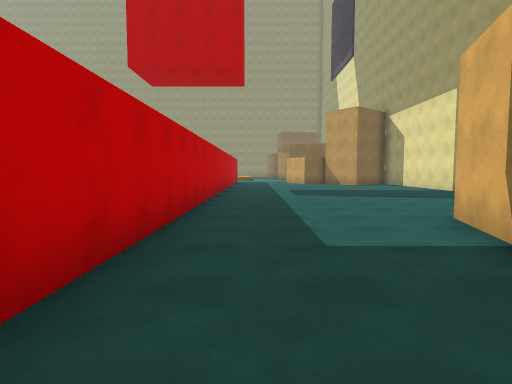
[1] (above)

24 first-person views from a walk through a Unity game level. The camera is 1.5 m above the floor, tilts 4° down and sees 80° across. The floor is counted in squares, 2 m on a side. Each view is taken from the middle of a square. On the plan, view 1 faces up. The plan holds only what a view shows up to about 10 squares ahead; the rest is blank. The place goes on beyond the plan. The player character is not drawn.

[2]
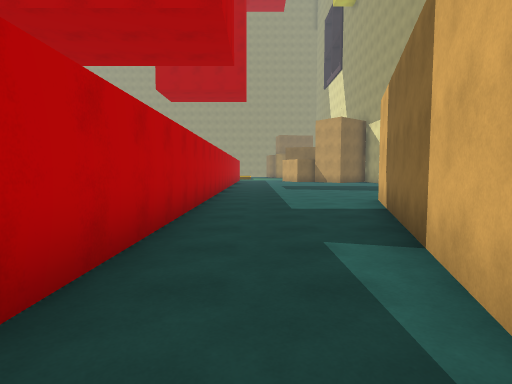

[3]
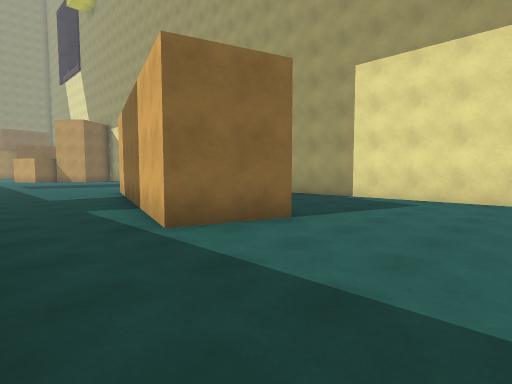

[4]
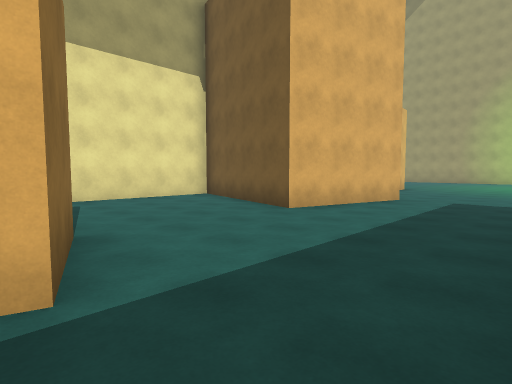

[5]
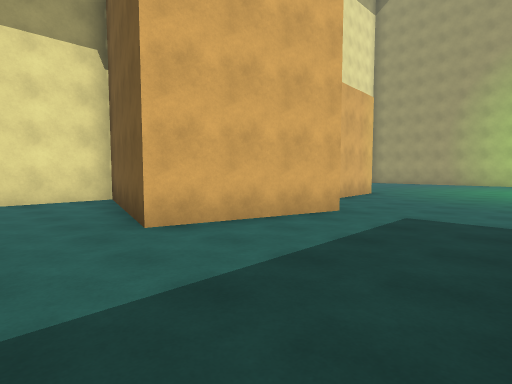

[6]
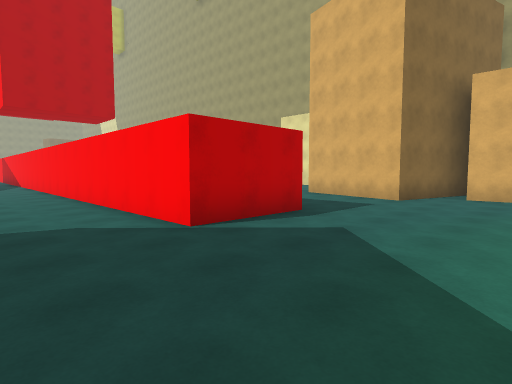

[7]
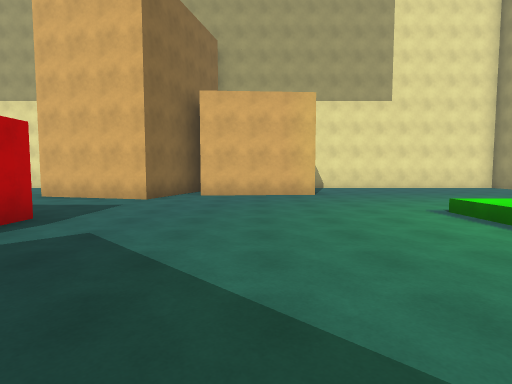

[8]
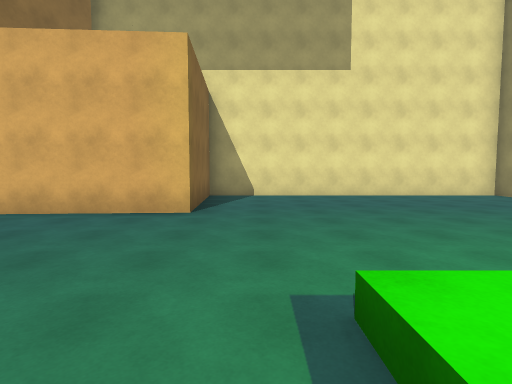

[9]
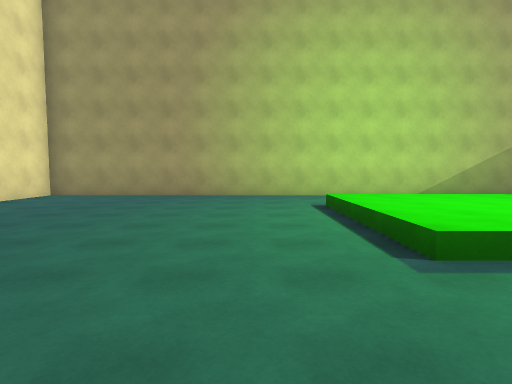

[10]
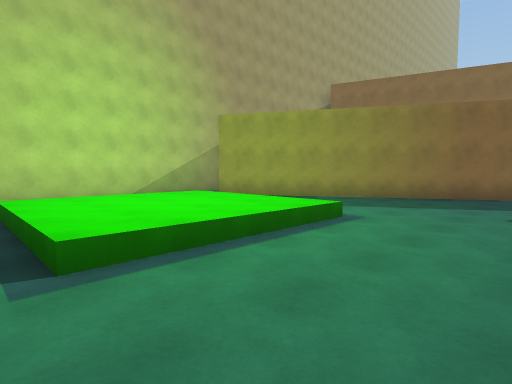

[11]
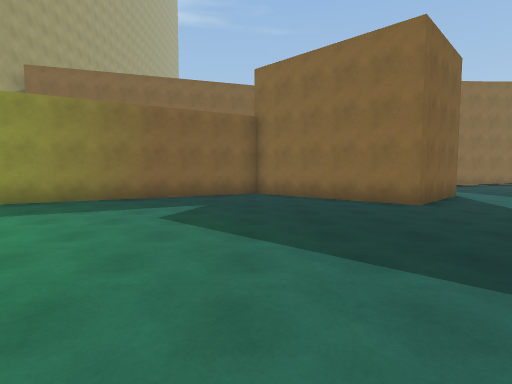

[12]
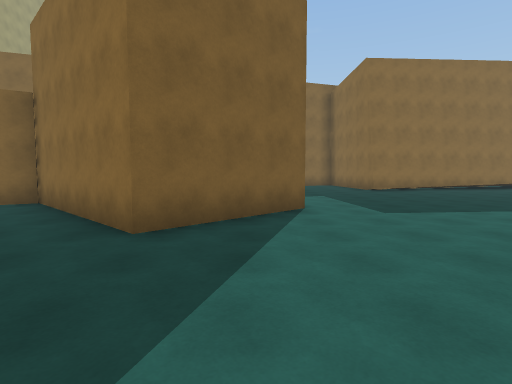

[13]
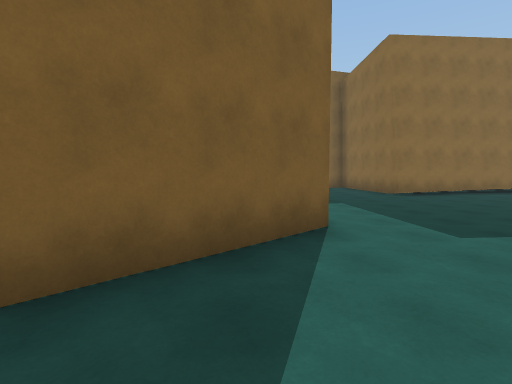

[14]
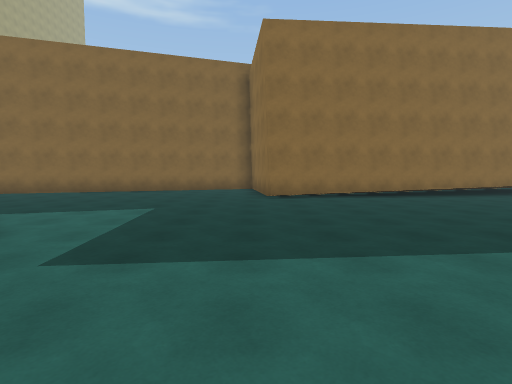

[15]
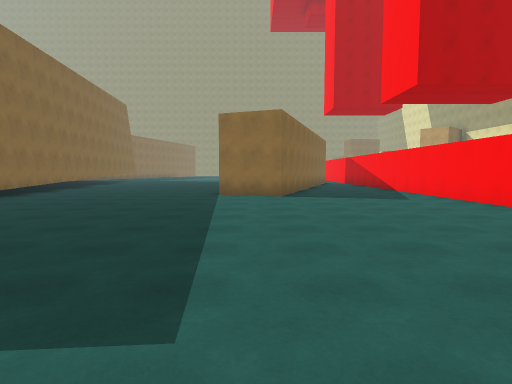

[16]
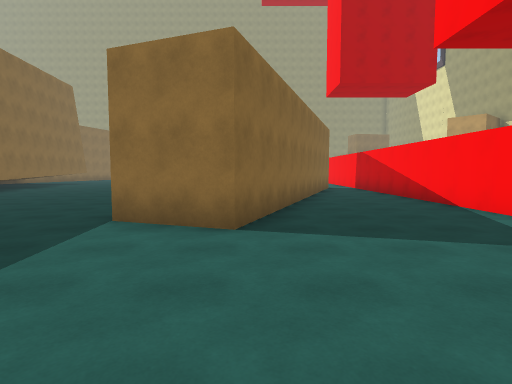

[17]
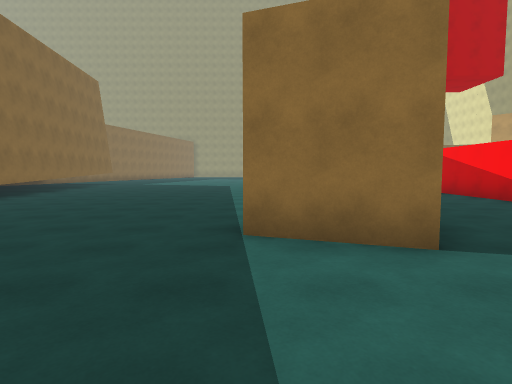

[18]
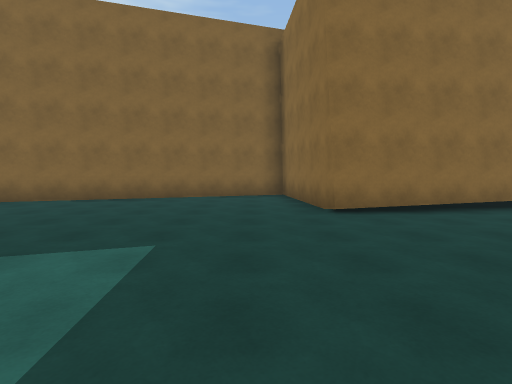

[19]
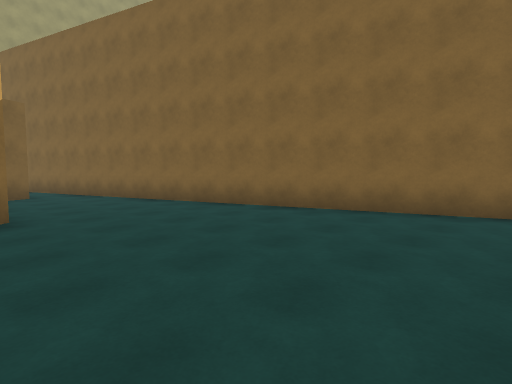

[20]
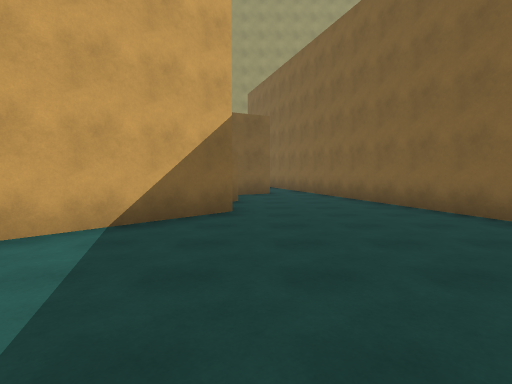

[21]
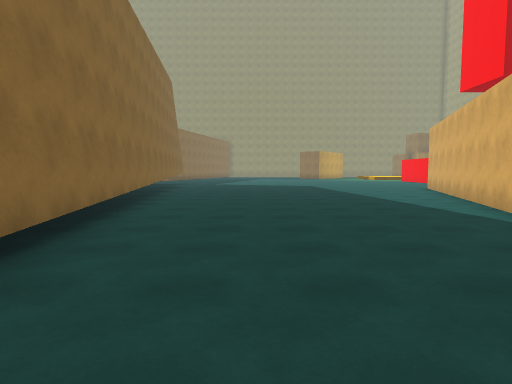

[22]
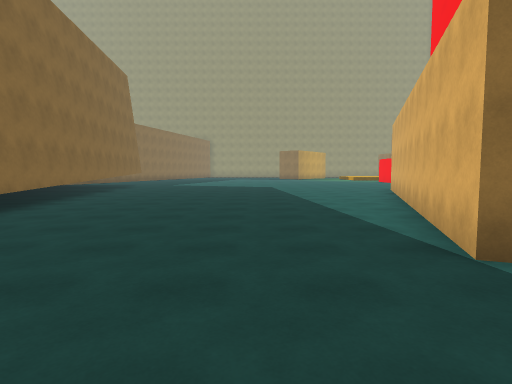

[23]
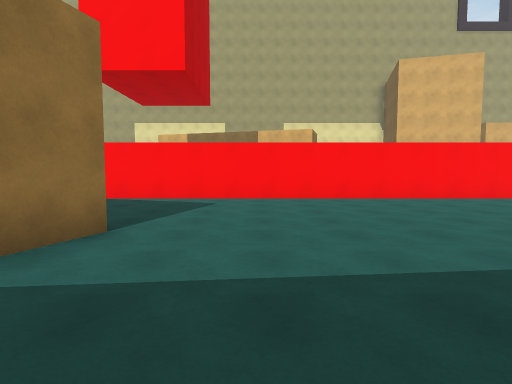

[24]
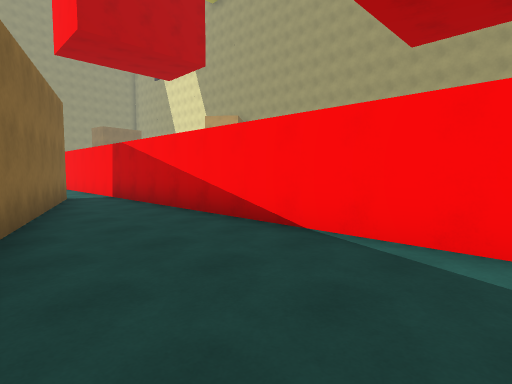

### Floor plan
Points are (right, up) in squares from view 1. A wall is a line through its corners. A room is listed if a view was taken in it or the views show most of it. See-through windows are left out.
Room 1 (views 1, 4)
walls: (-1.2, 9.9) (-1.2, -1.6); (0.9, -2.4) (3.1, 4.8)
ways out: opening at (-0.5, -2) to room 2
Room 2 (views 2, 3, 5, 6, 7, 8, 9, 10, 11, 12, 13, 14, 15, 16, 17, 18, 19, 20, 21, 22, 23, 24)
walls: (-1.1, -9.5) (-3.7, -9.5) (-3.7, 10.5); (-10.1, -7) (-7.6, -9.5) (-11, -13) (-6, -21.7); (2.9, -3) (0.9, -2.4); (-13.6, -10.7) (-11.2, -8.2); (5.2, -11) (1.9, -10.2) (2.8, -6.8) (7.2, -8) (7.2, 0); (-14.5, -15) (-13.4, -14.4); (-6.9, -23.2) (7.2, -23.2) (7.2, -14.6) (3.4, -14.8) (3.2, -11.2); (-5.1, 10.5) (-8.3, 1.8) (-10.1, 2.5) (-7.5, 9.9); (-17.2, 10) (-15.5, -3.6) (-19.5, -4.2) (-15.3, -16.9)
ways out: opening at (-0.5, -2) to room 1; opening at (-15, -16)

Positions as (right, up) in squares from view 1, and headings:
1: (0, 0), facing up
2: (0, -3), facing up
3: (-1, -6), facing up-right
4: (-1, -2), facing down-right
5: (-1, -5), facing down-right
6: (-6, -13), facing up-right
7: (-6, -13), facing right
8: (-2, -16), facing right
9: (1, -14), facing down
10: (0, -14), facing down-left
11: (-1, -13), facing left
12: (-4, -8), facing left
13: (-6, -8), facing left
14: (-7, -4), facing left
15: (-9, -7), facing up
16: (-8, -2), facing up
17: (-10, -1), facing up
18: (-10, -5), facing left
19: (-13, -5), facing down-left
20: (-14, -5), facing down
21: (-14, -1), facing up
22: (-12, 0), facing up
23: (-12, 0), facing right
24: (-7, 2), facing up-right
